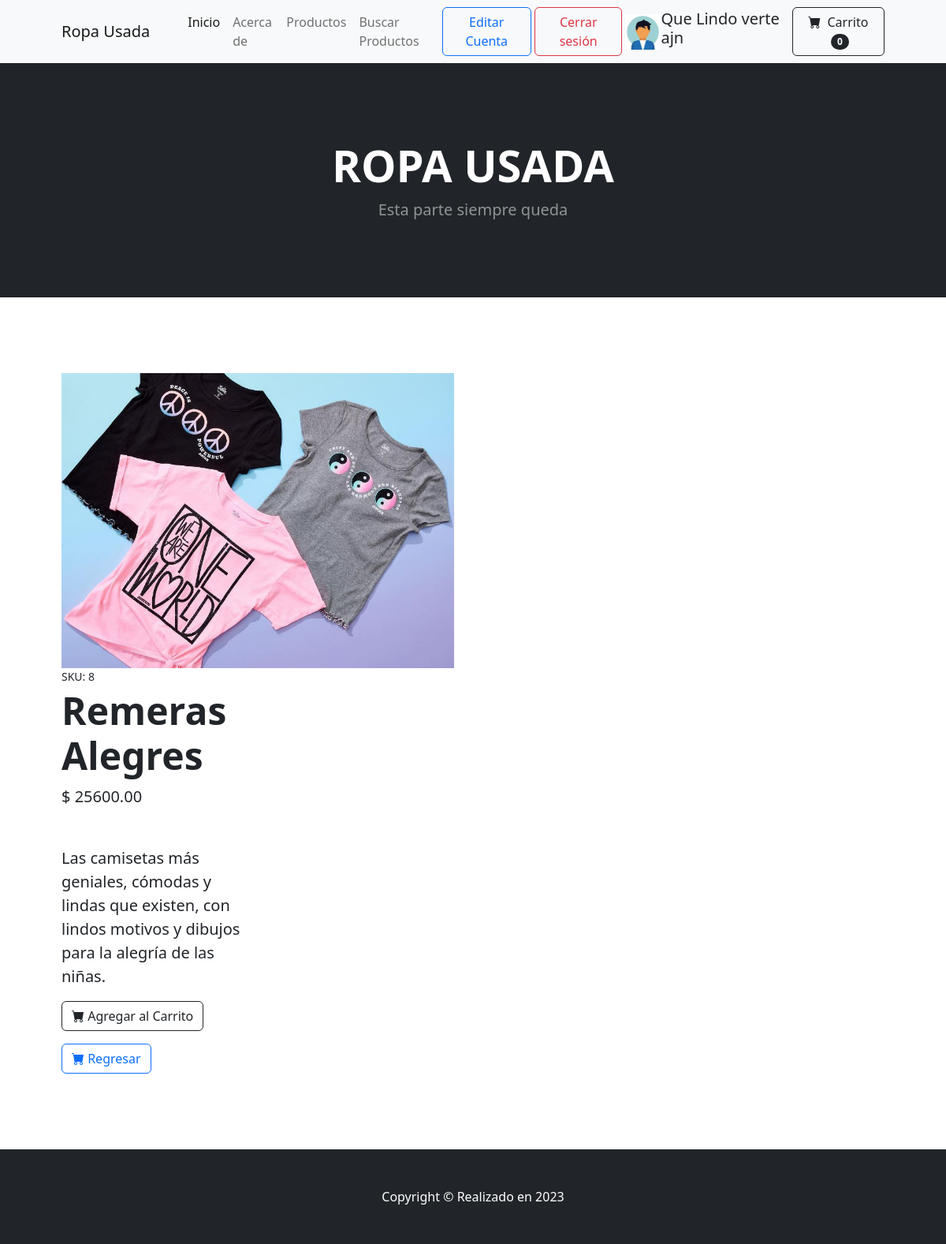
Page /class-detalle-producto/8/ (signed in) on the earlier database version.
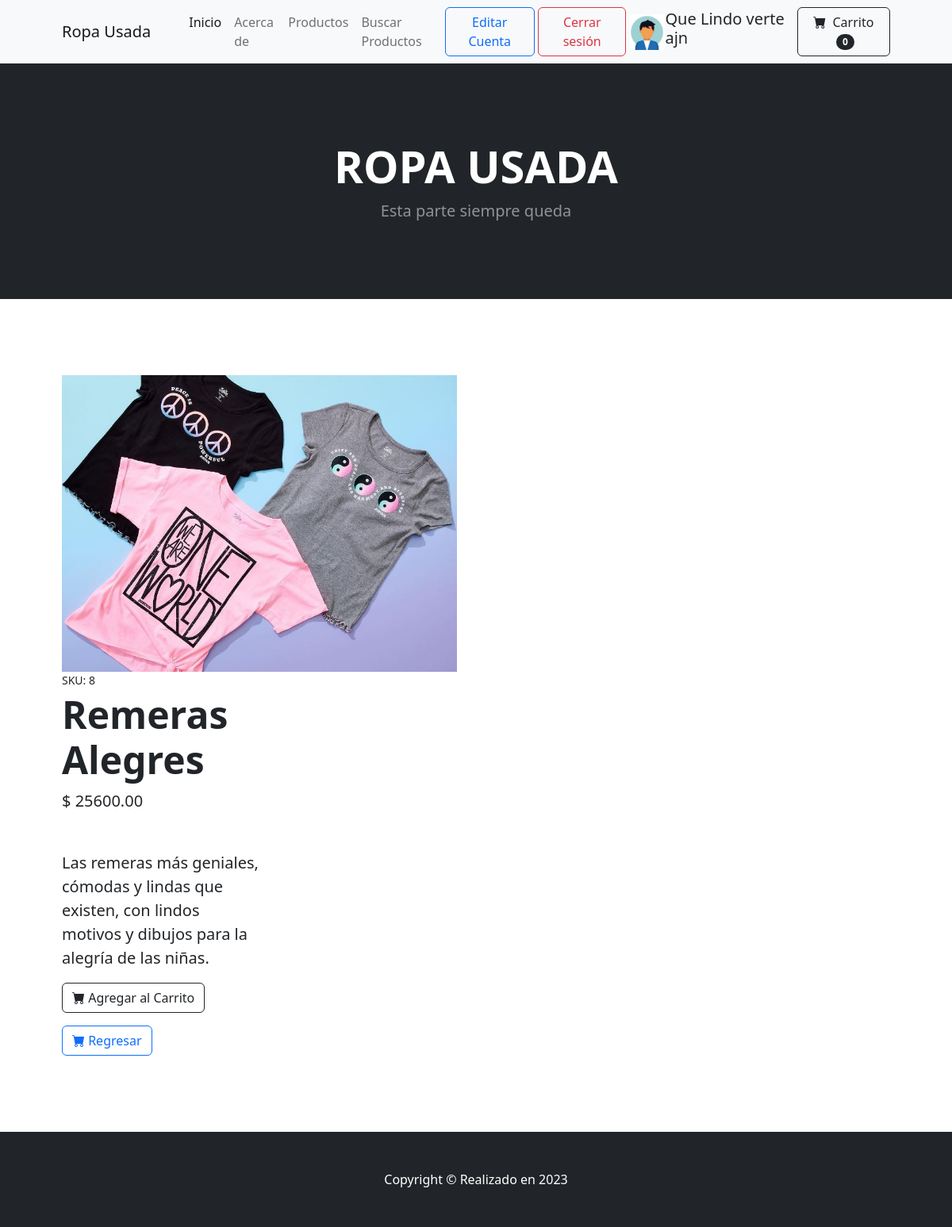
Same page on the later database version.
### MiApp/models.py (models this page shows, shortened)
class Productos(models.Model):
    nombre     = models.CharField(max_length=80)
    categoria  = models.CharField(max_length=20)
    precio     = models.DecimalField(max_digits=19, decimal_places=2)
    descrip    = models.TextField(blank=True)
    imagen     = models.ImageField(upload_to='productos', null=True, blank = True)

### MiApp/views.py (the view)
# urls.py: path('class-detalle-producto/<pk>/', views.ProductoDetailView.as_view(), name="Pro_Det"),
class ProductoDetailView(DetailView):
    model = Productos
    template_name = "MiApp/detalle_class.html"

### CarritoApp/context_processors.py (called while the page is built)
def total_carrito (request):
    total = 0
    totitem = 0
    if request.user.is_authenticated:
        if request.session.get("carrito"):
            for key , value in request.session["carrito"].items():
                total += float(value["acumulado"])
                totitem += int(value["cantidad"])
    return {"total_carrito" : total,
            "total_items" : totitem}

### MiApp/context_processors.py (called while the page is built)
def custom_avatar(request):
    context = auth(request)
    user = context['user']
    if user.is_authenticated:
        try:
            image = User1.objects.get(user= request.user.id)
            mi_avatar = image.dame_ruta()
        except:
            mi_avatar = ""
        if len(mi_avatar) > 0:
            context['mi_avatar'] = mi_avatar
        else:
            context['mi_avatar'] = f"{settings.MEDIA_URL}avatares/generico.png"
    return context

### MiApp/models.py (called while the page is built)
    def dame_ruta(self):
        return f"{settings.MEDIA_URL}{self.imagen}"

### MiApp/templates/MiApp/detalle_class.html (shortened to what this page needs)
{% extends 'MiApp/base.html' %}
{% load static %}
{% block seccion1 %}
<section class="py-5">
    <div class="container px-4 px-lg-5 my-5">
        <div class="row gx-4 gx-lg-5 align-items-center">
            {% if productos.imagen %}
                <div class="col-md-6"><img class="card-img-top mb-5 mb-md-0" src="/media/{{ productos.imagen}}" alt="..."/>
            {% else %}
                <div class="col-md-6"><img class="card-img-top mb-5 mb-md-0" src="/media/productos/sinfoto.png" alt="..." />
            {% endif %}
            <div class="col-md-6">
                <div class="small mb-1">SKU: {{productos.id}} </div>
                <h1 class="display-5 fw-bolder">{{productos.nombre}}</h1>
                <div class="fs-5 mb-5">
                    <span>$ {{productos.precio}}</span>
                </div>
                <p class="lead">{{productos.descrip}}</p>
                <div class="d-flex">
                    <a type="button" class="btn btn-outline-dark flex-shrink-0 bi-cart-fill me-1" href="{% url 'add_carrito' productos.id %}"> Agregar al Carrito </a>
                </div>
                <div class="d-flex">
                    <a type="button" class="btn btn-outline-primary bi-cart-fill me-1" href="{% url 'List' %}"> Regresar </a>
                </div>
            </div>
        </div>
    </div>
</section>
{% endblock seccion1 %}

Differences in the rows shown:
changed Productos "Remeras Alegres": descrip "Las camisetas más geniales, cómodas y lindas que existen, con lindos motivos y dibujos para la alegría de las niñas." → "Las remeras más geniales, cómodas y lindas que existen, con lindos motivos y dibujos para la alegría de las niñas."
